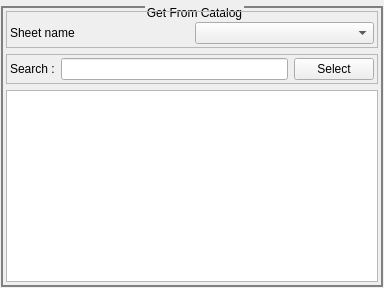
<?xml version="1.0" encoding="UTF-8"?>
<ui version="4.0">
 <class>Form_subwidget</class>
 <widget class="QWidget" name="Form_subwidget">
  <property name="geometry">
   <rect>
    <x>0</x>
    <y>0</y>
    <width>384</width>
    <height>288</height>
   </rect>
  </property>
  <property name="windowTitle">
   <string>Form</string>
  </property>
  <property name="styleSheet">
   <string notr="true">QGroupBox { border: 1.5px solid gray; margin-top: 1ex;}

QGroupBox::title  {
    subcontrol-origin: margin;
    subcontrol-position: top center;
}</string>
  </property>
  <layout class="QVBoxLayout" name="verticalLayout">
   <property name="leftMargin">
    <number>1</number>
   </property>
   <property name="topMargin">
    <number>6</number>
   </property>
   <property name="rightMargin">
    <number>1</number>
   </property>
   <property name="bottomMargin">
    <number>1</number>
   </property>
   <item>
    <widget class="QGroupBox" name="groupBox">
     <property name="title">
      <string>Get From Catalog</string>
     </property>
     <property name="flat">
      <bool>false</bool>
     </property>
     <property name="checkable">
      <bool>false</bool>
     </property>
     <layout class="QVBoxLayout" name="verticalLayout_2">
      <property name="leftMargin">
       <number>3</number>
      </property>
      <property name="topMargin">
       <number>3</number>
      </property>
      <property name="rightMargin">
       <number>3</number>
      </property>
      <property name="bottomMargin">
       <number>3</number>
      </property>
      <item>
       <widget class="QFrame" name="frame_sheet">
        <property name="frameShape">
         <enum>QFrame::StyledPanel</enum>
        </property>
        <property name="frameShadow">
         <enum>QFrame::Raised</enum>
        </property>
        <layout class="QGridLayout" name="gridLayout">
         <property name="leftMargin">
          <number>3</number>
         </property>
         <property name="topMargin">
          <number>10</number>
         </property>
         <property name="rightMargin">
          <number>3</number>
         </property>
         <property name="bottomMargin">
          <number>3</number>
         </property>
         <item row="0" column="1">
          <widget class="QComboBox" name="comboBox_sheet"/>
         </item>
         <item row="0" column="0">
          <widget class="QLabel" name="label">
           <property name="text">
            <string>Sheet name</string>
           </property>
          </widget>
         </item>
        </layout>
       </widget>
      </item>
      <item>
       <widget class="QFrame" name="frame">
        <property name="frameShape">
         <enum>QFrame::StyledPanel</enum>
        </property>
        <property name="frameShadow">
         <enum>QFrame::Raised</enum>
        </property>
        <layout class="QGridLayout" name="gridLayout_2">
         <property name="leftMargin">
          <number>3</number>
         </property>
         <property name="topMargin">
          <number>3</number>
         </property>
         <property name="rightMargin">
          <number>3</number>
         </property>
         <property name="bottomMargin">
          <number>3</number>
         </property>
         <item row="0" column="1">
          <widget class="QLineEdit" name="lineEdit_search"/>
         </item>
         <item row="0" column="0">
          <widget class="QLabel" name="label_2">
           <property name="text">
            <string>Search :</string>
           </property>
          </widget>
         </item>
         <item row="0" column="2">
          <widget class="QPushButton" name="pushButton">
           <property name="text">
            <string>Select</string>
           </property>
          </widget>
         </item>
        </layout>
       </widget>
      </item>
      <item>
       <widget class="QTableView" name="tableView"/>
      </item>
     </layout>
    </widget>
   </item>
  </layout>
 </widget>
 <resources/>
 <connections/>
</ui>
